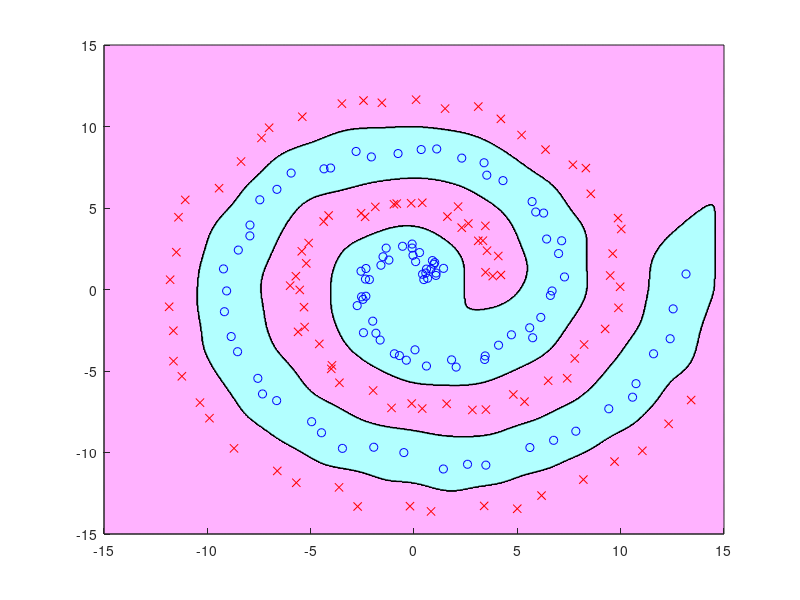

This figure's MATLAB source:
clc,clear,close all;
%对高斯核使用L2约束的最小二乘法进行模式识别
%生成了一些随机数据点。这些数据点位于二维平面上，
% 其中一半属于类别1，另一半属于类别-1。
% 这些数据点的坐标由 u 和 v 组成
%
n=200;a=linspace(0,4*pi,n/2);%使用 linspace 函数在区间 [0, 4\pi] 内生成了一些均匀分布的数据点
u=[a.*cos(a) (a+pi).*cos(a)]' + 1*rand(n,1);
v=[a.*sin(a) (a+pi).*sin(a)]' + 1*rand(n,1);
x=[u v];
%用1和-1标记数据点的类别,
y=[ones(1,n/2) -ones(1,n/2)]';

x2=sum(x.^2,2);hh=2*1^2;l=0.01;
k=exp(-(repmat(x2,1,n)+repmat(x2',n,1)-2*x*x')/hh);
t=(k^2+l*eye(n))\(k*y);    

m=1000;X=linspace(-15,15,m)';X2=X.^2;
U=exp(-(repmat(u.^2,1,m)+repmat(X2',n,1)-2*u*X')/hh);
V=exp(-(repmat(v.^2,1,m)+repmat(X2',n,1)-2*v*X')/hh);
figure(1);clf;hold on;axis([-15 15 -15 15]);

%绘制了一个决策边界，用于将数据点分为两个类别
%新的网格 X，其中包含了一些新的数据点。这些数据点的 x 坐标由 X 组成
%类别y=sign(f(x)).if f(x)>0 y=1  if f(x)<0 y=-1
contourf(X,X,sign(V'*(U.*repmat(t,1,m))));

plot(x(y==1,1),x(y==1,2),'bo');
plot(x(y==-1,1),x(y==-1,2),'rx');
colormap([1 0.7 1;0.7 1 1]);